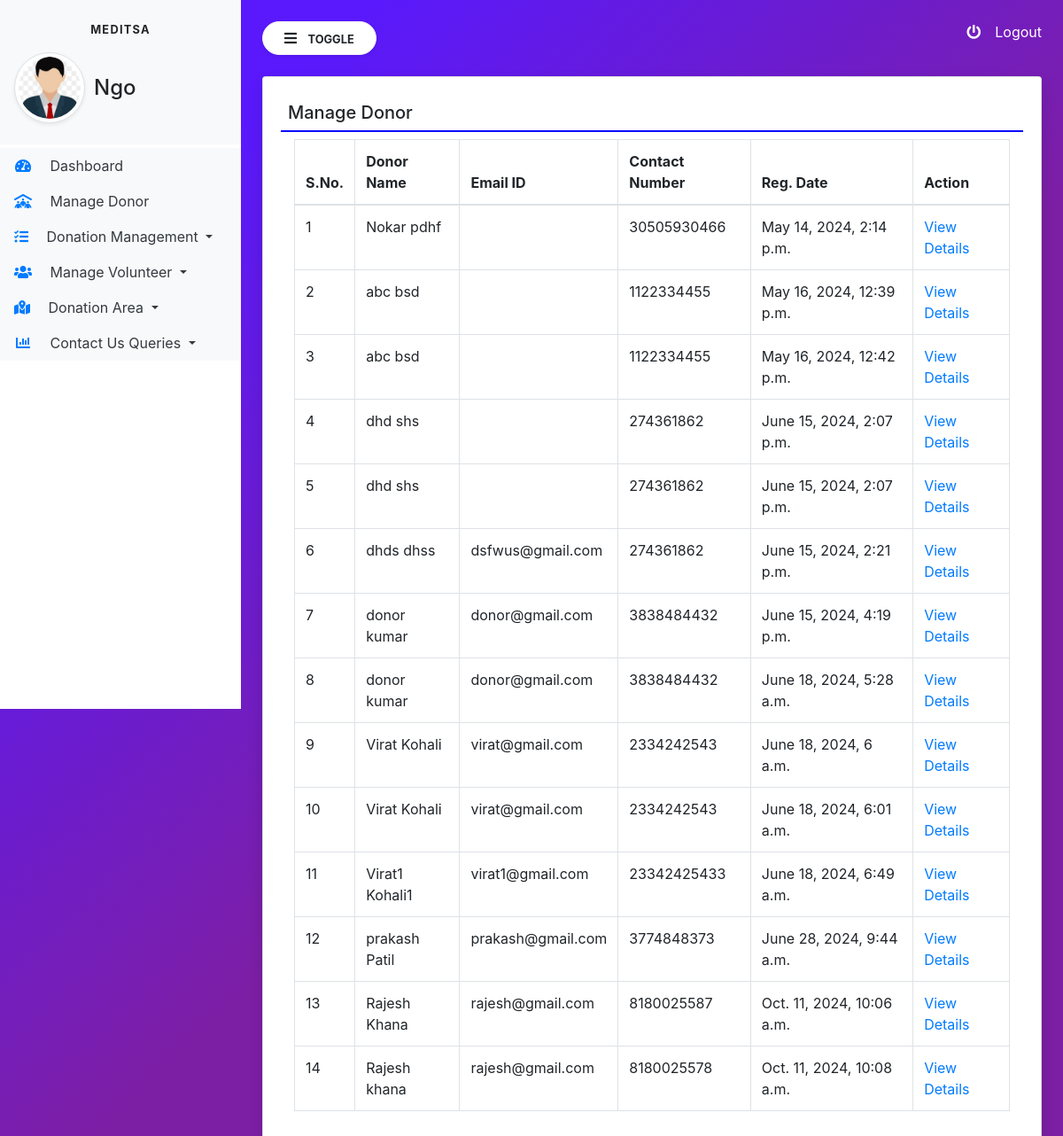
The app's page /manage_donor/ (signed in) with its own data.
### service/models.py (models this page shows, shortened)
class Donor(models.Model):
    user = models.ForeignKey(User,on_delete=models.CASCADE)
    contact = models.CharField(max_length=15,null=True)
    address = models.CharField(max_length=300,null=True)
    userpic = models.FileField(null=True)
    regdate = models.DateTimeField(auto_now_add=True)

### MediTSA/views.py (the view)
# urls.py: path("manage_donor/", views.manage_donor, name="manage_donor"),
def manage_donor(request):
    if not request.user.is_authenticated:
        return redirect("ngo_log")
    donor = Donor.objects.all()
    return render(request,"manage_donor.html",locals())

### templates/manage_donor.html (shortened to what this page needs)
{% extends 'ngo_home.html' %}
{% block main %}
<link rel="stylesheet" href="https://cdn.datatables.net/2.0.7/css/dataTables.dataTables.css">
<link rel="stylesheet" href="https://cdn.datatables.net/buttons/3.0.2/css/buttons.dataTables.css">
<div class="card shadow">
    <div class="card-body">
        <h5 class="p-2" style="border-bottom : 2px solid blue">Manage Donor</h5>
    <div class="container-fluid">
        <table id="example" class="table table-bordered">
            <thead>
                <tr>
                    <th>S.No.</th>
                    <th>Donor Name</th>
                    <th>Email ID</th>
                    <th>Contact Number</th>
                    <th>Reg. Date</th>
                    <th>Action</th>
                </tr>
            </thead>
            <tbody>
                {% for i in donor %}
                <tr>
                    <td>{{forloop.counter}}</td>
                    <td>{{i.user.first_name}} {{i.user.last_name}}</td>
                    <td>{{i.user.email}}</td>
                    <td>{{i.contact}}</td>
                    <td>{{i.regdate}}</td>
                    <td><a href="{% url 'view_donordetail' i.id %}" class="text-primary">View Details</a></td>
                </tr>
                {% endfor %}
            </tbody>
        </table>
    </div>
    </div>
</div>
{% endblock %}

### templates/ngo_home.html (style rules this page uses)
body { background-image: linear-gradient(135.9deg,rgba(89,25,252,1) 16.4%,rgba(125,31,165,1) 56.1%); min-height: 100vh; }

### records on screen
Donor: user.first_name "Nokar", user.last_name "pdhf", contact "30505930466", regdate "May 14, 2024, 2:14 p.m."
Donor: user.first_name "abc", user.last_name "bsd", contact "1122334455", regdate "May 16, 2024, 12:39 p.m."
Donor: user.first_name "abc", user.last_name "bsd", contact "1122334455", regdate "May 16, 2024, 12:42 p.m."
Donor: user.first_name "dhd", user.last_name "shs", contact "274361862", regdate "June 15, 2024, 2:07 p.m."
Donor: user.first_name "dhd", user.last_name "shs", contact "274361862", regdate "June 15, 2024, 2:07 p.m."
Donor: user.first_name "dhds", user.last_name "dhss", user.email "dsfwus@gmail.com", contact "274361862", regdate "June 15, 2024, 2:21 p.m."
Donor: user.first_name "donor", user.last_name "kumar", user.email "donor@gmail.com", contact "3838484432", regdate "June 15, 2024, 4:19 p.m."
Donor: user.first_name "donor", user.last_name "kumar", user.email "donor@gmail.com", contact "3838484432", regdate "June 18, 2024, 5:28 a.m."
Donor: user.first_name "Virat", user.last_name "Kohali", user.email "virat@gmail.com", contact "2334242543", regdate "June 18, 2024, 6 a.m."
Donor: user.first_name "Virat", user.last_name "Kohali", user.email "virat@gmail.com", contact "2334242543", regdate "June 18, 2024, 6:01 a.m."
Donor: user.first_name "Virat1", user.last_name "Kohali1", user.email "virat1@gmail.com", contact "23342425433", regdate "June 18, 2024, 6:49 a.m."
Donor: user.first_name "prakash", user.last_name "Patil", user.email "prakash@gmail.com", contact "3774848373", regdate "June 28, 2024, 9:44 a.m."
Donor: user.first_name "Rajesh", user.last_name "Khana", user.email "rajesh@gmail.com", contact "8180025587", regdate "Oct. 11, 2024, 10:06 a.m."
Donor: user.first_name "Rajesh", user.last_name "khana", user.email "rajesh@gmail.com", contact "8180025578", regdate "Oct. 11, 2024, 10:08 a.m."
